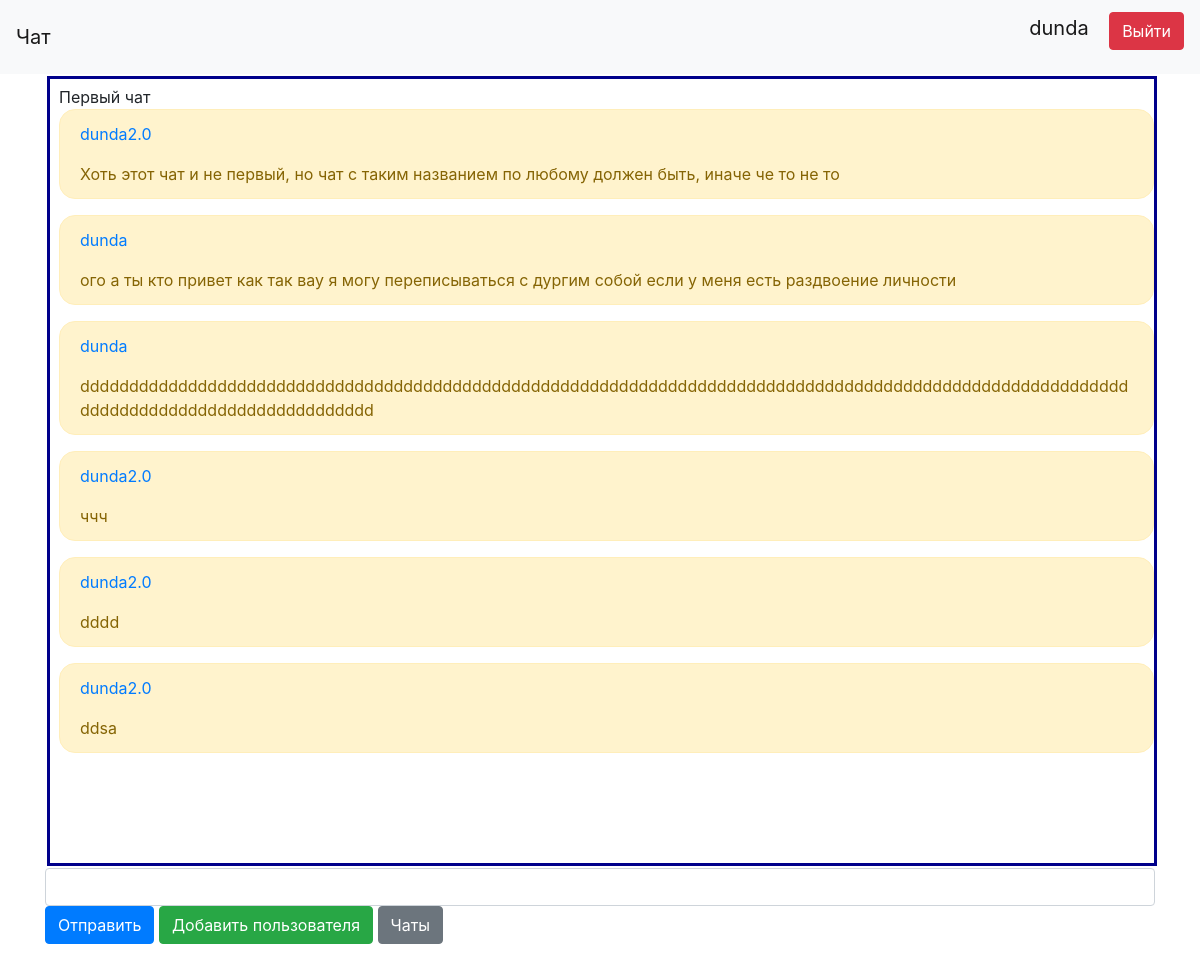
/chats/2 (signed in), run on the app's committed database.
### data/users.py (models this page shows, shortened)
class User(SqlAlchemyBase, UserMixin, SerializerMixin):
    __tablename__ = 'users'
    id = sqlalchemy.Column(sqlalchemy.Integer,
                           primary_key=True, autoincrement=True)
    login = sqlalchemy.Column(sqlalchemy.String, index=True, unique=True, nullable=True)
    email = sqlalchemy.Column(sqlalchemy.String, unique=True, nullable=True)
    about = sqlalchemy.Column(sqlalchemy.String, nullable=True)
    hashed_password = sqlalchemy.Column(sqlalchemy.String, nullable=True)
    messages = orm.relation("Message", back_populates='user')

### data/chats.py (models this page shows)
class Chat(SqlAlchemyBase, SerializerMixin):
    __tablename__ = 'chats'
    id = sqlalchemy.Column(sqlalchemy.Integer,
                           primary_key=True, autoincrement=True)
    title = sqlalchemy.Column(sqlalchemy.String,
                              nullable=False)
    messages = orm.relation("Message", back_populates='chat')

### data/messages.py (models this page shows)
class Message(SqlAlchemyBase, SerializerMixin):
    __tablename__ = 'messages'
    id = sqlalchemy.Column(sqlalchemy.Integer,
                           primary_key=True, autoincrement=True)
    text = sqlalchemy.Column(sqlalchemy.String, nullable=True)
    send_date = sqlalchemy.Column(sqlalchemy.DateTime,
                                  default=datetime.datetime.now, nullable=True)
    user_id = sqlalchemy.Column(sqlalchemy.Integer,
                                sqlalchemy.ForeignKey("users.id"))
    user = orm.relation('User')
    chat_id = sqlalchemy.Column(sqlalchemy.Integer,
                                sqlalchemy.ForeignKey("chats.id"))
    chat = orm.relation('Chat')

### server.py (the view, shortened to what this page needs)
@app.route('/chats/<int:id>', methods=['GET', 'POST'])
@login_required
def chat(id):
    db_sess = db_session.create_session()
    form = ChatForm()
    chat = db_sess.query(Chat).filter(Chat.id == id).first()
    if not chat:
        return render_template("chat_not_found.html", title='Чат не найден')
    user = db_sess.query(User).filter(User.id == current_user.id).first()
    if not db_sess.query(User_Chat).filter((User_Chat.user_id == user.id) & (User_Chat.chat_id == chat.id)).first():
        return render_template("kuda_polez.html", title='Чат')
    return render_template("chat.html", title='Чат', form=form, chat_title=chat.title, chat=chat)

### server.py
class ChatForm(FlaskForm):
    message = StringField('Cообщение', validators=[DataRequired()])
    submit = SubmitField('Отправить')

### data/db_session.py (called while the page is built)
def create_session() -> Session:
    global __factory
    return __factory()

### server.py (called while the page is built)
@login_manager.user_loader
def load_user(user_id):
    db_sess = db_session.create_session()
    return db_sess.query(User).get(user_id)

### templates/chat.html (shortened to what this page needs)
{% extends "base.html" %}
{% block content %}
<form action="" method="post" novalidate>
    <div style="border:solid thick darkblue; border-radius: 0em;
          border-width:3px; padding-left:9px; padding-top:6px;
          padding-bottom:6px; margin:2px; width:1110px; height:790px; overflow: scroll">
        {{ chat_title }}
        {% for message in chat.messages %}
            <div style="word-wrap: break-word; border-radius: 1em;" class="alert alert-warning" role="alert">
                <p> <a href="/profile/{{message.user.id}}"> {{ message.user.login }} </a> </p>
                {{ message.text }}
            </div>
        {% endfor %}
    </div>
    <p> {{ form.message(class="form-control") }} {{ form.submit(type="submit", class="btn btn-primary") }}
        <a href="/add_user_to_chat/{{chat.id}}" class="btn btn-success">Добавить пользователя</a>
        <a href="/" class="btn btn-secondary">Чаты</a></p>
</form>
{% endblock %}

### templates/base.html (shortened to what this page needs)
<!doctype html>
<html lang="en">
<head>
    <link rel="stylesheet"
          href="https://stackpath.bootstrapcdn.com/bootstrap/4.4.1/css/bootstrap.min.css"
>
</head>
<body>
<header>
    <nav class="navbar navbar-light bg-light">
        <a class="navbar-brand" href="#">Чат</a>
        {% if current_user.is_authenticated %}
            <p>
                <a class="navbar-brand" href="/profile/{{current_user.id}}">{{ current_user.login }}</a>
                <a class="btn btn-danger" href="/logout">Выйти</a>
            </p>
        {% else %}
            <p>
                <a class="btn btn-primary " href="/register">Зарегистрироваться</a>
                <a class="btn btn-success" href="/login">Войти</a>
            </p>
        {% endif %}
    </nav>
</header>
<main role="main" class="container">
    {% block content %}{% endblock %}
</main>
</body>
</html>

### data on the page
User: login "dunda"
Chat: title "Первый чат"
Message: user.login "dunda2.0", text "Хоть этот чат и не первый, но чат с таким названием по любому должен быть, иначе че то не то"
Message: user.login "dunda", text "ого а ты кто привет как так вау я могу переписываться с дургим собой если у меня есть раздвоение личности"
Message: user.login "dunda", text "ddddddddddddddddddddddddddddddddddddddddddddddddddddddddddddddddddddddddddddddddddddddddddddddddddddddddddddddddddddddddddddddddddddddddd"
Message: user.login "dunda2.0", text "ччч"
Message: user.login "dunda2.0", text "dddd"
Message: user.login "dunda2.0", text "ddsa"
